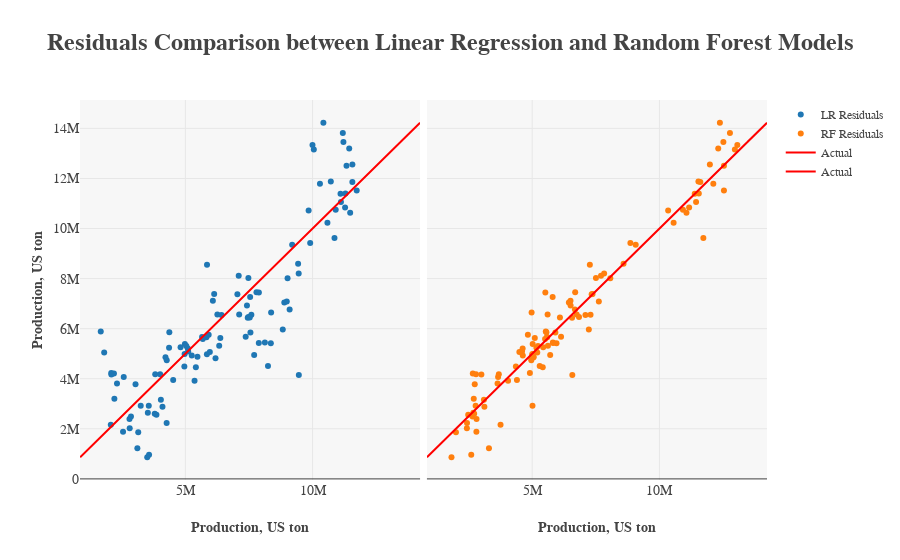

Here is the notebook cell this chart was saved with:
### Code cell
# Compare Linear Regression to Random Forest Regression for Louisiana's sugarcane production
X_LA = LA[["Year", "TMAX", "TMIN", "WDMV", "PRCP", "SNOW"]]
y_LA = LA["Weight"]

X_LA_train, X_LA_test, y_LA_train, y_LA_test = train_test_split(X_LA, y_LA, test_size=0.3, random_state=42)

lr_model_LA = LinearRegression()
rf_model_LA = RandomForestRegressor()

lr_model_LA.fit(X_LA_train, y_LA_train)
rf_model_LA.fit(X_LA_train, y_LA_train)

LA_train = X_LA_train.join(y_LA_train)
m_LA = ols("Weight ~ Year + TMAX + TMIN + WDMV + PRCP + SNOW",LA_train).fit()

print(m_LA.summary())
print()
print("LOUISIANA SUGARCANE PRODUCTION VS LOUISIANA WEATHER:")
print("  Linear Regression Model Results:")
print("    R^2 train: {0:.4f}".format(lr_model_LA.score(X_LA_train, y_LA_train)))
print("    R^2  test: {0:.4f}".format(lr_model_LA.score(X_LA_test, y_LA_test)))
print("    y-intercept: {}".format(round(lr_model_LA.intercept_, 1)))
print("    {0}-coefficients: {1}".format(u"\u03B2", [round(c, 1) for c in lr_model_LA.coef_]))
print("    Feature variable order: {}".format([x for x in X_LA.columns]))
print()
print("  Random Forest Regression Model Results:")
print("    R^2 train: {0:.4f}".format(rf_model_LA.score(X_LA_train, y_LA_train)))
print("    R^2  test: {0:.4f}".format(rf_model_LA.score(X_LA_test, y_LA_test)))
print("    Feature importances: {}".format([round(p, 4) for p in rf_model_LA.feature_importances_]))
print("    Feature variable order: {}".format([x for x in X_LA.columns]))

lr_y_LA_pred = lr_model_LA.predict(X_LA)
lr_LA_residuals = y_LA - lr_y_LA_pred

rf_y_LA_pred = rf_model_LA.predict(X_LA)
rf_LA_residuals = y_LA - rf_y_LA_pred

trace0 = py.graph_objs.Scatter(name="LR Residuals", x=lr_y_LA_pred, y=y_LA, mode="markers")
trace1 = py.graph_objs.Scatter(name="RF Residuals", x=rf_y_LA_pred, y=y_LA, mode="markers")
trace2 = py.graph_objs.Scatter(name="Actual", x=y_LA, y=y_LA, mode="lines", line=dict(color="red"))

print()
fig = py.tools.make_subplots(rows=1, cols=2, shared_yaxes=True, horizontal_spacing=0.01)
fig.append_trace(trace0, 1, 1)
fig.append_trace(trace1, 1, 2)
fig.append_trace(trace2, 1, 1)
fig.append_trace(trace2, 1, 2)

fig["layout"].update(
    plot_bgcolor="rgb(247,247,247)",
    legend=dict(font=dict(family="serif", size=12)),
    title="<b>Residuals Comparison between Linear Regression and Random Forest Models</b>",
    titlefont=dict(family="serif", size=24),
    yaxis1=dict(title="<b>Production, US ton</b>", titlefont=dict(family="serif", size=14), tickfont=dict(family="serif", size=14)),
    xaxis1=dict(title="<b>Production, US ton</b>".format(u'\xb0'), titlefont=dict(family="serif", size=14),tickfont=dict(family="serif", size=14)),
    xaxis2=dict(title="<b>Production, US ton</b>".format(u'\xb0'), titlefont=dict(family="serif", size=14),tickfont=dict(family="serif", size=14)))

py.offline.iplot(fig)
